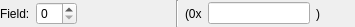
<?xml version="1.0" encoding="UTF-8"?>
<ui version="4.0">
 <class>ShortIntValueFieldWidget</class>
 <widget class="QWidget" name="ShortIntValueFieldWidget">
  <property name="geometry">
   <rect>
    <x>0</x>
    <y>0</y>
    <width>355</width>
    <height>27</height>
   </rect>
  </property>
  <property name="windowTitle">
   <string>Short Int Value Field</string>
  </property>
  <layout class="QHBoxLayout" name="horizontalLayout_3" stretch="1,0,1">
   <property name="leftMargin">
    <number>0</number>
   </property>
   <property name="topMargin">
    <number>0</number>
   </property>
   <property name="rightMargin">
    <number>0</number>
   </property>
   <property name="bottomMargin">
    <number>0</number>
   </property>
   <item>
    <widget class="QWidget" name="m_valueWidget" native="true">
     <layout class="QHBoxLayout" name="m_valueWidgetLayout">
      <property name="spacing">
       <number>6</number>
      </property>
      <property name="leftMargin">
       <number>0</number>
      </property>
      <property name="topMargin">
       <number>0</number>
      </property>
      <property name="rightMargin">
       <number>0</number>
      </property>
      <property name="bottomMargin">
       <number>0</number>
      </property>
      <item>
       <widget class="QLabel" name="m_nameLabel">
        <property name="text">
         <string>Field:</string>
        </property>
       </widget>
      </item>
      <item>
       <widget class="QSpinBox" name="m_valueSpinBox"/>
      </item>
      <item>
       <spacer name="horizontalSpacer">
        <property name="orientation">
         <enum>Qt::Horizontal</enum>
        </property>
        <property name="sizeHint" stdset="0">
         <size>
          <width>82</width>
          <height>20</height>
         </size>
        </property>
       </spacer>
      </item>
     </layout>
    </widget>
   </item>
   <item>
    <widget class="Line" name="m_sepLine">
     <property name="orientation">
      <enum>Qt::Vertical</enum>
     </property>
    </widget>
   </item>
   <item>
    <widget class="QWidget" name="m_serValueWidget" native="true">
     <layout class="QHBoxLayout" name="horizontalLayout_2">
      <property name="spacing">
       <number>6</number>
      </property>
      <property name="leftMargin">
       <number>0</number>
      </property>
      <property name="topMargin">
       <number>0</number>
      </property>
      <property name="rightMargin">
       <number>0</number>
      </property>
      <property name="bottomMargin">
       <number>0</number>
      </property>
      <item>
       <widget class="QLabel" name="m_serFrontLabel">
        <property name="text">
         <string>(0x</string>
        </property>
       </widget>
      </item>
      <item>
       <widget class="QLineEdit" name="m_serValueLineEdit"/>
      </item>
      <item>
       <widget class="QLabel" name="m_serBackLabel">
        <property name="text">
         <string>)</string>
        </property>
       </widget>
      </item>
      <item>
       <spacer name="horizontalSpacer_2">
        <property name="orientation">
         <enum>Qt::Horizontal</enum>
        </property>
        <property name="sizeHint" stdset="0">
         <size>
          <width>40</width>
          <height>20</height>
         </size>
        </property>
       </spacer>
      </item>
     </layout>
    </widget>
   </item>
  </layout>
 </widget>
 <resources/>
 <connections/>
</ui>
